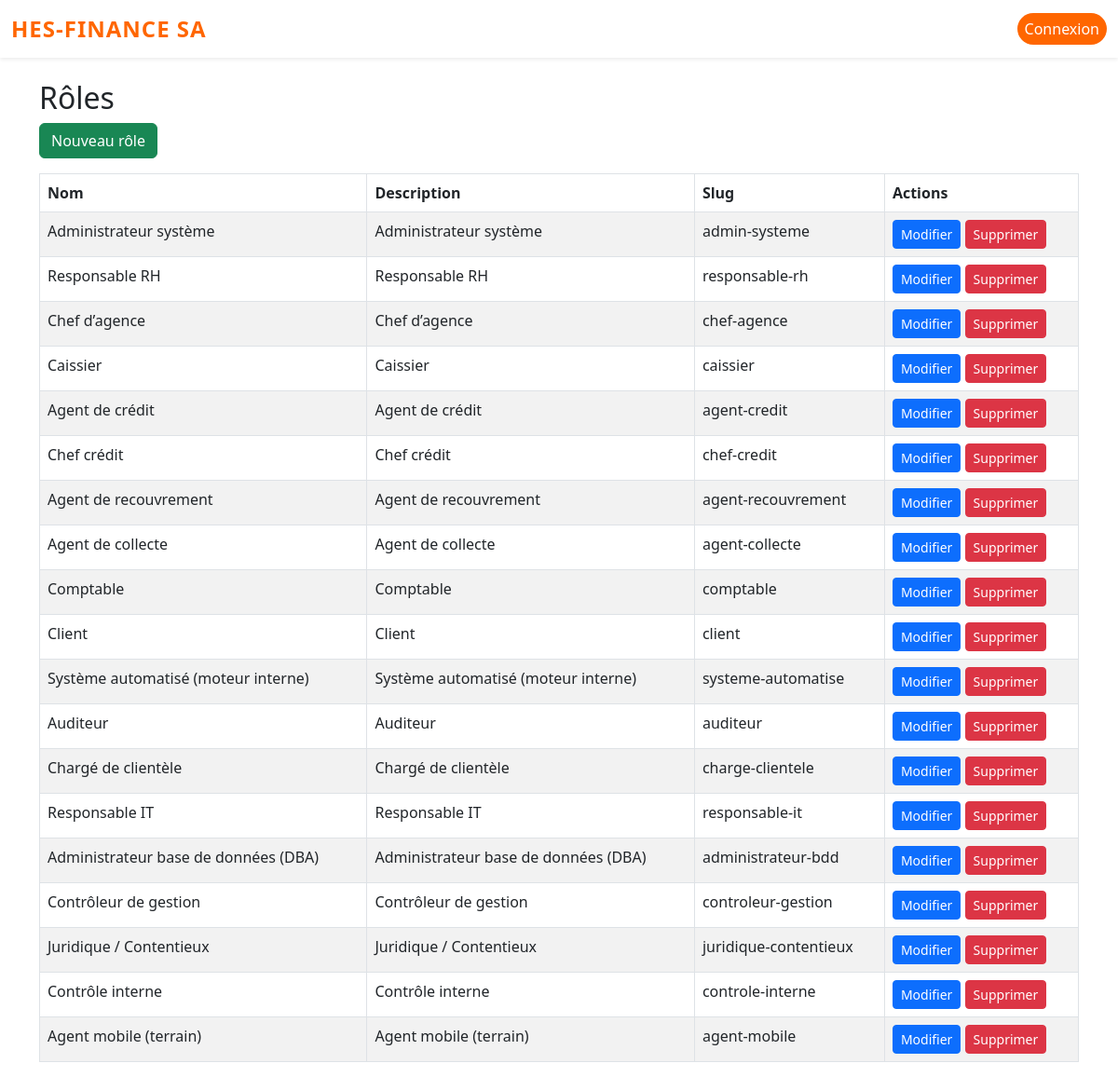
Screenshot of /roles/ with the database file from the repository.
### roles_permissions/models.py (models this page shows, shortened)
class Role(models.Model):
    nom_role = models.CharField(max_length=100, unique=True)
    description = models.TextField()
    slug = models.SlugField(unique=True, blank=True, null=True)

### roles_permissions/views_front.py (the view)
def roles_list(request):
    roles = Role.objects.all()
    return render(request, 'roles_permissions/roles_list.html', {'roles': roles})

### templates/roles_permissions/roles_list.html (shortened to what this page needs)
{% extends 'base.html' %}
{% block content %}
<div class="container mt-4">
    <h2>Rôles</h2>
    <a href="{% url 'role_create' %}" class="btn btn-success mb-3">Nouveau rôle</a>
    <table class="table table-bordered table-striped">
        <thead>
            <tr>
                <th>Nom</th>
                <th>Description</th>
                <th>Slug</th>
                <th>Actions</th>
            </tr>
        </thead>
        <tbody>
            {% for role in roles %}
            <tr>
                <td>{{ role.nom_role }}</td>
                <td>{{ role.description }}</td>
                <td>{{ role.slug }}</td>
                <td>
                    <a href="{% url 'role_edit' role.pk %}" class="btn btn-primary btn-sm">Modifier</a>
                    <a href="{% url 'role_delete' role.pk %}" class="btn btn-danger btn-sm">Supprimer</a>
                </td>
            </tr>
            {% empty %}
            <tr><td colspan="4">Aucun rôle trouvé.</td></tr>
            {% endfor %}
        </tbody>
    </table>
</div>
{% endblock %}

### templates/base.html (shortened to what this page needs)
<!DOCTYPE html>
<html lang="fr">
<head>
    <link href="https://cdn.jsdelivr.net/npm/bootstrap@5.3.0/dist/css/bootstrap.min.css" rel="stylesheet">
</head>
<body>
    <nav class="navbar navbar-expand-lg navbar-light bg-white shadow-sm mb-4 py-2">
      <div class="container-fluid">
        <a class="navbar-brand fw-bold text-primary" href="{% url 'institution_list' %}" style="font-size: 1.5rem;">HES-FINANCE SA</a>
        <div class="collapse navbar-collapse justify-content-center" id="mainNavbar">
          {% if user.is_authenticated %}
          <ul class="navbar-nav mx-auto gap-3">
            <li class="nav-item"><a class="nav-link px-3" href="{% url 'pointages_list' %}">Pointage</a></li>
            <li class="nav-item"><a class="nav-link px-3" href="/agences/">Agences</a></li>
            <li class="nav-item"><a class="nav-link px-3" href="/admin/">Administration</a></li>
          </ul>
          <ul class="navbar-nav ms-auto align-items-center gap-2">
            <li class="nav-item"><span class="nav-link disabled" style="font-weight: 500;">Bonjour {{ user.username }}</span></li>
            <li class="nav-item"><a class="nav-link btn btn-outline-danger px-3" style="border-radius: 20px;" href="/admin/logout/">Déconnexion</a></li>
          </ul>
          {% else %}
          <ul class="navbar-nav ms-auto">
            <li class="nav-item"><a class="nav-link btn btn-primary px-3 text-white" style="border-radius: 20px;" href="/admin/login/">Connexion</a></li>
          </ul>
          {% endif %}
        </div>
      </div>
    </nav>
    {% block content %}{% endblock %}
</body>
</html>

### templates/base.html (style rules this page uses)
.navbar-nav .nav-link { color: #222; font-weight: 500; padding-left: 0.5rem !important; padding-right: 0.5rem !important; margin-left: 0 !important; margin-right: 0 !important; border-radius: 7px; transition: color 0.2s, background 0.2s; }
.navbar-brand { letter-spacing: 1px; color: #ff6600 !important; }
.navbar-nav { gap: 0 !important; }
.navbar-nav .btn-outline-danger, .navbar-nav .btn-primary { background: #ff6600 !important; color: #fff !important; border: none !important; font-weight: 500; border-radius: 14px; padding: 0.3rem 1.1rem; }
body { background: #fff; }

### rows the page displays
Role: nom_role "Administrateur système", description "Administrateur système", slug "admin-systeme"
Role: nom_role "Responsable RH", description "Responsable RH", slug "responsable-rh"
Role: nom_role "Chef d’agence", description "Chef d’agence", slug "chef-agence"
Role: nom_role "Caissier", description "Caissier", slug "caissier"
Role: nom_role "Agent de crédit", description "Agent de crédit", slug "agent-credit"
Role: nom_role "Chef crédit", description "Chef crédit", slug "chef-credit"
Role: nom_role "Agent de recouvrement", description "Agent de recouvrement", slug "agent-recouvrement"
Role: nom_role "Agent de collecte", description "Agent de collecte", slug "agent-collecte"
Role: nom_role "Comptable", description "Comptable", slug "comptable"
Role: nom_role "Client", description "Client", slug "client"
Role: nom_role "Système automatisé (moteur interne)", description "Système automatisé (moteur interne)", slug "systeme-automatise"
Role: nom_role "Auditeur", description "Auditeur", slug "auditeur"
Role: nom_role "Chargé de clientèle", description "Chargé de clientèle", slug "charge-clientele"
Role: nom_role "Responsable IT", description "Responsable IT", slug "responsable-it"
Role: nom_role "Administrateur base de données (DBA)", description "Administrateur base de données (DBA)", slug "administrateur-bdd"
Role: nom_role "Contrôleur de gestion", description "Contrôleur de gestion", slug "controleur-gestion"
Role: nom_role "Juridique / Contentieux", description "Juridique / Contentieux", slug "juridique-contentieux"
Role: nom_role "Contrôle interne", description "Contrôle interne", slug "controle-interne"
Role: nom_role "Agent mobile (terrain)", description "Agent mobile (terrain)", slug "agent-mobile"
